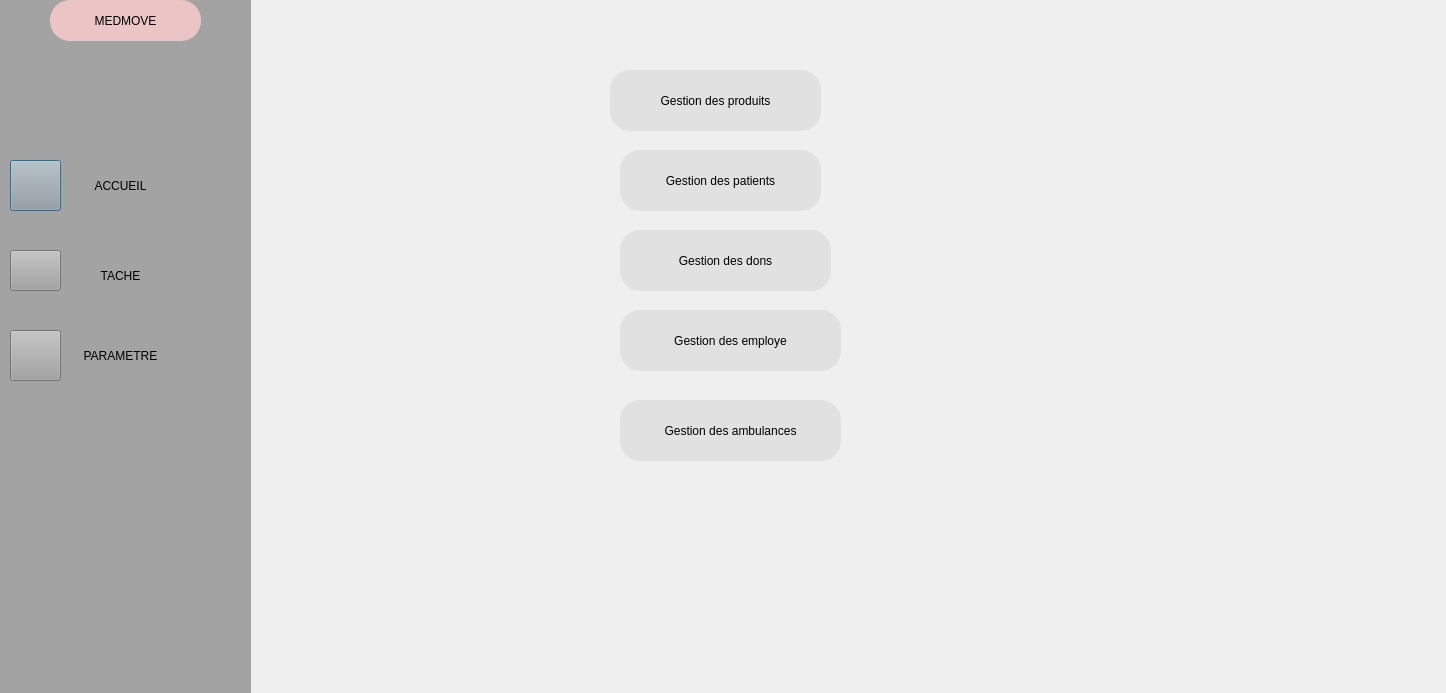
<?xml version="1.0" encoding="UTF-8"?>
<ui version="4.0">
 <class>tache</class>
 <widget class="QDialog" name="tache">
  <property name="geometry">
   <rect>
    <x>0</x>
    <y>0</y>
    <width>1446</width>
    <height>693</height>
   </rect>
  </property>
  <property name="windowTitle">
   <string>Dialog</string>
  </property>
  <widget class="QWidget" name="widget" native="true">
   <property name="geometry">
    <rect>
     <x>0</x>
     <y>-10</y>
     <width>251</width>
     <height>731</height>
    </rect>
   </property>
   <property name="styleSheet">
    <string notr="true">
background-color: rgb(163, 163, 163);</string>
   </property>
   <widget class="QPushButton" name="pushButton">
    <property name="geometry">
     <rect>
      <x>10</x>
      <y>170</y>
      <width>51</width>
      <height>51</height>
     </rect>
    </property>
    <property name="styleSheet">
     <string notr="true">background-image: url(:/image/home (1).svg);</string>
    </property>
    <property name="text">
     <string/>
    </property>
   </widget>
   <widget class="QPushButton" name="pushButton_5">
    <property name="geometry">
     <rect>
      <x>70</x>
      <y>160</y>
      <width>101</width>
      <height>71</height>
     </rect>
    </property>
    <property name="styleSheet">
     <string notr="true">border-radius: 30px;

color: black;
padding: 0 8px;
background-color: rgb(163, 163, 163);
font: bold, &quot;Comic Sans MS&quot;;;
text-align:center;</string>
    </property>
    <property name="text">
     <string>ACCUEIL</string>
    </property>
   </widget>
   <widget class="QPushButton" name="pushButton_4">
    <property name="geometry">
     <rect>
      <x>10</x>
      <y>260</y>
      <width>51</width>
      <height>41</height>
     </rect>
    </property>
    <property name="styleSheet">
     <string notr="true">background-image: url(:/image/align-justify.svg);</string>
    </property>
    <property name="text">
     <string/>
    </property>
   </widget>
   <widget class="QPushButton" name="pushButton_6">
    <property name="geometry">
     <rect>
      <x>70</x>
      <y>250</y>
      <width>101</width>
      <height>71</height>
     </rect>
    </property>
    <property name="styleSheet">
     <string notr="true">border-radius: 30px;

color: black;
padding: 0 8px;
background-color: rgb(163, 163, 163);
font: bold, &quot;Comic Sans MS&quot;;;
text-align:center;</string>
    </property>
    <property name="text">
     <string>TACHE</string>
    </property>
   </widget>
   <widget class="QPushButton" name="pushButton_7">
    <property name="geometry">
     <rect>
      <x>70</x>
      <y>330</y>
      <width>101</width>
      <height>71</height>
     </rect>
    </property>
    <property name="styleSheet">
     <string notr="true">border-radius: 30px;

color: black;
padding: 0 8px;
background-color: rgb(163, 163, 163);
font: bold, &quot;Comic Sans MS&quot;;;
text-align:center;</string>
    </property>
    <property name="text">
     <string>PARAMETRE</string>
    </property>
   </widget>
   <widget class="QPushButton" name="pushButton_8">
    <property name="geometry">
     <rect>
      <x>10</x>
      <y>340</y>
      <width>51</width>
      <height>51</height>
     </rect>
    </property>
    <property name="styleSheet">
     <string notr="true">background-image: url(:/image/settings.svg);</string>
    </property>
    <property name="text">
     <string/>
    </property>
   </widget>
   <widget class="QPushButton" name="pushButton_9">
    <property name="geometry">
     <rect>
      <x>50</x>
      <y>10</y>
      <width>151</width>
      <height>41</height>
     </rect>
    </property>
    <property name="styleSheet">
     <string notr="true">font: 75 8pt &quot;MS Shell Dlg 2&quot;;
border-radius: 20px;
color: black;
padding: 0 8px;
background: #ebc5c5;
font: bold, &quot;Comic Sans MS&quot;;;
text-align:center;</string>
    </property>
    <property name="text">
     <string>MEDMOVE</string>
    </property>
   </widget>
  </widget>
  <widget class="QWidget" name="widget_2" native="true">
   <property name="geometry">
    <rect>
     <x>250</x>
     <y>-10</y>
     <width>1201</width>
     <height>781</height>
    </rect>
   </property>
   <property name="styleSheet">
    <string notr="true">background-image: url(:/Downloads/Sans titre-1.png);</string>
   </property>
   <widget class="QPushButton" name="pushButton_employees">
    <property name="geometry">
     <rect>
      <x>370</x>
      <y>410</y>
      <width>221</width>
      <height>61</height>
     </rect>
    </property>
    <property name="styleSheet">
     <string notr="true">font: 75 8pt &quot;MS Shell Dlg 2&quot;;
border-radius: 20px;
color: black;
padding: 0 8px;
background: #E1E1E1;
font: bold, &quot;Comic Sans MS&quot;;;
text-align:center;</string>
    </property>
    <property name="text">
     <string>Gestion des ambulances</string>
    </property>
   </widget>
   <widget class="QPushButton" name="pushButton_dons_3">
    <property name="geometry">
     <rect>
      <x>370</x>
      <y>240</y>
      <width>211</width>
      <height>61</height>
     </rect>
    </property>
    <property name="styleSheet">
     <string notr="true">font: 75 8pt &quot;MS Shell Dlg 2&quot;;
border-radius: 20px;
color: black;
padding: 0 8px;
background: #E1E1E1;
font: bold, &quot;Comic Sans MS&quot;;;
text-align:center;</string>
    </property>
    <property name="text">
     <string>Gestion des dons</string>
    </property>
   </widget>
   <widget class="QPushButton" name="pushButton_employees_4">
    <property name="geometry">
     <rect>
      <x>370</x>
      <y>320</y>
      <width>221</width>
      <height>61</height>
     </rect>
    </property>
    <property name="styleSheet">
     <string notr="true">font: 75 8pt &quot;MS Shell Dlg 2&quot;;
border-radius: 20px;
color: black;
padding: 0 8px;
background: #E1E1E1;
font: bold, &quot;Comic Sans MS&quot;;;
text-align:center;</string>
    </property>
    <property name="text">
     <string>Gestion des employe</string>
    </property>
   </widget>
   <widget class="QPushButton" name="pushButton_produit_2">
    <property name="geometry">
     <rect>
      <x>360</x>
      <y>80</y>
      <width>211</width>
      <height>61</height>
     </rect>
    </property>
    <property name="styleSheet">
     <string notr="true">font: 75 8pt &quot;MS Shell Dlg 2&quot;;
border-radius: 20px;
color: black;
padding: 0 8px;
background: #E1E1E1;
font: bold, &quot;Comic Sans MS&quot;;;
text-align:center;</string>
    </property>
    <property name="text">
     <string>Gestion des produits</string>
    </property>
   </widget>
   <widget class="QPushButton" name="pushButton_client_2">
    <property name="geometry">
     <rect>
      <x>370</x>
      <y>160</y>
      <width>201</width>
      <height>61</height>
     </rect>
    </property>
    <property name="styleSheet">
     <string notr="true">font: 75 8pt &quot;MS Shell Dlg 2&quot;;
border-radius: 20px;
color: black;
padding: 0 8px;
background: #E1E1E1;
font: bold, &quot;Comic Sans MS&quot;;;
text-align:center;</string>
    </property>
    <property name="text">
     <string>Gestion des patients</string>
    </property>
   </widget>
  </widget>
 </widget>
 <resources/>
 <connections/>
</ui>
